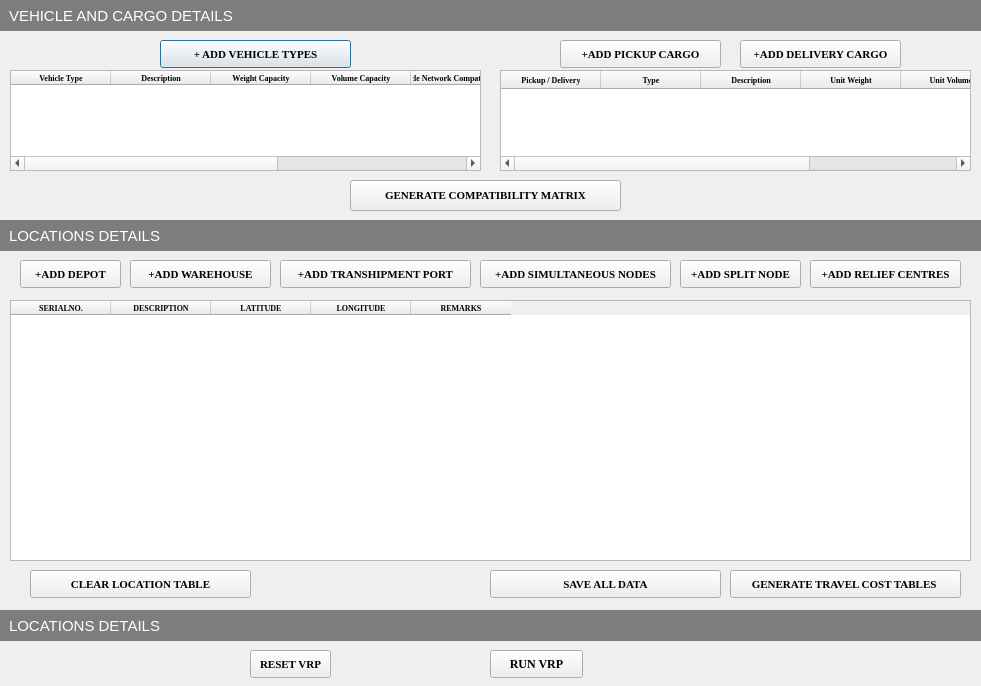
<?xml version="1.0" encoding="UTF-8"?>
<ui version="4.0">
 <class>NDMVRPDialogBase</class>
 <widget class="QDialog" name="NDMVRPDialogBase">
  <property name="geometry">
   <rect>
    <x>0</x>
    <y>0</y>
    <width>981</width>
    <height>686</height>
   </rect>
  </property>
  <property name="windowTitle">
   <string>NDMVRP</string>
  </property>
  <widget class="QPushButton" name="add_vehicle_type_pb">
   <property name="geometry">
    <rect>
     <x>160</x>
     <y>40</y>
     <width>191</width>
     <height>28</height>
    </rect>
   </property>
   <property name="font">
    <font>
     <family>Times New Roman</family>
     <pointsize>8</pointsize>
     <weight>75</weight>
     <bold>true</bold>
    </font>
   </property>
   <property name="text">
    <string>+ ADD VEHICLE TYPES</string>
   </property>
  </widget>
  <widget class="QPushButton" name="save_vehicle_cargo_data">
   <property name="geometry">
    <rect>
     <x>350</x>
     <y>180</y>
     <width>271</width>
     <height>31</height>
    </rect>
   </property>
   <property name="font">
    <font>
     <family>Times New Roman</family>
     <pointsize>8</pointsize>
     <weight>75</weight>
     <bold>true</bold>
    </font>
   </property>
   <property name="text">
    <string>GENERATE COMPATIBILITY MATRIX</string>
   </property>
  </widget>
  <widget class="QLabel" name="label_5">
   <property name="geometry">
    <rect>
     <x>0</x>
     <y>0</y>
     <width>981</width>
     <height>31</height>
    </rect>
   </property>
   <property name="sizePolicy">
    <sizepolicy hsizetype="Preferred" vsizetype="Fixed">
     <horstretch>0</horstretch>
     <verstretch>0</verstretch>
    </sizepolicy>
   </property>
   <property name="font">
    <font>
     <pointsize>11</pointsize>
    </font>
   </property>
   <property name="layoutDirection">
    <enum>Qt::LeftToRight</enum>
   </property>
   <property name="autoFillBackground">
    <bool>false</bool>
   </property>
   <property name="styleSheet">
    <string notr="true">QLabel{
text-align:center;
background:#7d7d7d;
color:#ffffff;
padding:5px;
}</string>
   </property>
   <property name="frameShape">
    <enum>QFrame::NoFrame</enum>
   </property>
   <property name="text">
    <string>VEHICLE AND CARGO DETAILS</string>
   </property>
   <property name="textFormat">
    <enum>Qt::MarkdownText</enum>
   </property>
   <property name="scaledContents">
    <bool>false</bool>
   </property>
  </widget>
  <widget class="QLabel" name="label_11">
   <property name="geometry">
    <rect>
     <x>0</x>
     <y>220</y>
     <width>981</width>
     <height>31</height>
    </rect>
   </property>
   <property name="sizePolicy">
    <sizepolicy hsizetype="Preferred" vsizetype="Fixed">
     <horstretch>0</horstretch>
     <verstretch>0</verstretch>
    </sizepolicy>
   </property>
   <property name="font">
    <font>
     <pointsize>11</pointsize>
    </font>
   </property>
   <property name="layoutDirection">
    <enum>Qt::LeftToRight</enum>
   </property>
   <property name="autoFillBackground">
    <bool>false</bool>
   </property>
   <property name="styleSheet">
    <string notr="true">QLabel{
text-align:center;
background:#7d7d7d;
color:#ffffff;
padding:5px;
}</string>
   </property>
   <property name="frameShape">
    <enum>QFrame::NoFrame</enum>
   </property>
   <property name="text">
    <string>LOCATIONS DETAILS</string>
   </property>
   <property name="textFormat">
    <enum>Qt::MarkdownText</enum>
   </property>
   <property name="scaledContents">
    <bool>false</bool>
   </property>
  </widget>
  <widget class="QTableWidget" name="cargo_details">
   <property name="geometry">
    <rect>
     <x>500</x>
     <y>70</y>
     <width>471</width>
     <height>101</height>
    </rect>
   </property>
   <property name="minimumSize">
    <size>
     <width>261</width>
     <height>0</height>
    </size>
   </property>
   <column>
    <property name="text">
     <string>Pickup / Delivery</string>
    </property>
    <property name="font">
     <font>
      <family>Times New Roman</family>
      <pointsize>6</pointsize>
      <weight>75</weight>
      <bold>true</bold>
     </font>
    </property>
   </column>
   <column>
    <property name="text">
     <string>Type</string>
    </property>
    <property name="font">
     <font>
      <family>Times New Roman</family>
      <pointsize>6</pointsize>
      <weight>75</weight>
      <bold>true</bold>
     </font>
    </property>
   </column>
   <column>
    <property name="text">
     <string>Description</string>
    </property>
    <property name="font">
     <font>
      <family>Times New Roman</family>
      <pointsize>6</pointsize>
      <weight>75</weight>
      <bold>true</bold>
     </font>
    </property>
   </column>
   <column>
    <property name="text">
     <string>Unit Weight</string>
    </property>
    <property name="font">
     <font>
      <family>Times New Roman</family>
      <pointsize>6</pointsize>
      <weight>75</weight>
      <bold>true</bold>
     </font>
    </property>
   </column>
   <column>
    <property name="text">
     <string>Unit Volume</string>
    </property>
    <property name="font">
     <font>
      <family>Times New Roman</family>
      <pointsize>6</pointsize>
      <weight>75</weight>
      <bold>true</bold>
     </font>
    </property>
   </column>
   <column>
    <property name="text">
     <string>Remarks / Comments</string>
    </property>
   </column>
  </widget>
  <widget class="QPushButton" name="add_pickup_cargo_pb">
   <property name="geometry">
    <rect>
     <x>560</x>
     <y>40</y>
     <width>161</width>
     <height>28</height>
    </rect>
   </property>
   <property name="font">
    <font>
     <family>Times New Roman</family>
     <pointsize>8</pointsize>
     <weight>75</weight>
     <bold>true</bold>
    </font>
   </property>
   <property name="text">
    <string>+ADD PICKUP CARGO</string>
   </property>
  </widget>
  <widget class="QTableWidget" name="vehicle_details">
   <property name="geometry">
    <rect>
     <x>10</x>
     <y>70</y>
     <width>471</width>
     <height>101</height>
    </rect>
   </property>
   <column>
    <property name="text">
     <string>Vehicle Type</string>
    </property>
    <property name="font">
     <font>
      <family>Times New Roman</family>
      <pointsize>6</pointsize>
      <weight>75</weight>
      <bold>true</bold>
     </font>
    </property>
   </column>
   <column>
    <property name="text">
     <string>Description</string>
    </property>
    <property name="font">
     <font>
      <family>Times New Roman</family>
      <pointsize>6</pointsize>
      <weight>75</weight>
      <bold>true</bold>
     </font>
    </property>
   </column>
   <column>
    <property name="text">
     <string>Weight Capacity</string>
    </property>
    <property name="font">
     <font>
      <family>Times New Roman</family>
      <pointsize>6</pointsize>
      <weight>75</weight>
      <bold>true</bold>
     </font>
    </property>
   </column>
   <column>
    <property name="text">
     <string>Volume Capacity</string>
    </property>
    <property name="font">
     <font>
      <family>Times New Roman</family>
      <pointsize>6</pointsize>
      <weight>75</weight>
      <bold>true</bold>
     </font>
    </property>
   </column>
   <column>
    <property name="text">
     <string>Vehicle Network Compatibility (OSM)</string>
    </property>
    <property name="font">
     <font>
      <family>Times New Roman</family>
      <pointsize>6</pointsize>
      <weight>75</weight>
      <bold>true</bold>
     </font>
    </property>
   </column>
   <column>
    <property name="text">
     <string>Need for return to Starting Depot</string>
    </property>
    <property name="font">
     <font>
      <family>Times New Roman</family>
      <pointsize>6</pointsize>
      <weight>75</weight>
      <bold>true</bold>
     </font>
    </property>
   </column>
   <column>
    <property name="text">
     <string>Remarks / Comments</string>
    </property>
    <property name="font">
     <font>
      <family>Times New Roman</family>
      <pointsize>6</pointsize>
      <weight>75</weight>
      <bold>true</bold>
     </font>
    </property>
   </column>
  </widget>
  <widget class="QPushButton" name="add_depot_pb">
   <property name="geometry">
    <rect>
     <x>20</x>
     <y>260</y>
     <width>101</width>
     <height>28</height>
    </rect>
   </property>
   <property name="font">
    <font>
     <family>Times New Roman</family>
     <pointsize>8</pointsize>
     <weight>75</weight>
     <bold>true</bold>
    </font>
   </property>
   <property name="text">
    <string>+ADD DEPOT</string>
   </property>
  </widget>
  <widget class="QPushButton" name="add_warehouse_pb">
   <property name="geometry">
    <rect>
     <x>130</x>
     <y>260</y>
     <width>141</width>
     <height>28</height>
    </rect>
   </property>
   <property name="font">
    <font>
     <family>Times New Roman</family>
     <pointsize>8</pointsize>
     <weight>75</weight>
     <bold>true</bold>
    </font>
   </property>
   <property name="text">
    <string>+ADD WAREHOUSE</string>
   </property>
  </widget>
  <widget class="QPushButton" name="add_transhipment_pb">
   <property name="geometry">
    <rect>
     <x>280</x>
     <y>260</y>
     <width>191</width>
     <height>28</height>
    </rect>
   </property>
   <property name="font">
    <font>
     <family>Times New Roman</family>
     <pointsize>8</pointsize>
     <weight>75</weight>
     <bold>true</bold>
    </font>
   </property>
   <property name="text">
    <string>+ADD TRANSHIPMENT PORT</string>
   </property>
  </widget>
  <widget class="QPushButton" name="add_split_node_pb">
   <property name="geometry">
    <rect>
     <x>680</x>
     <y>260</y>
     <width>121</width>
     <height>28</height>
    </rect>
   </property>
   <property name="font">
    <font>
     <family>Times New Roman</family>
     <pointsize>8</pointsize>
     <weight>75</weight>
     <bold>true</bold>
    </font>
   </property>
   <property name="text">
    <string>+ADD SPLIT NODE</string>
   </property>
  </widget>
  <widget class="QPushButton" name="add_simultaneous_nodes_pb">
   <property name="geometry">
    <rect>
     <x>480</x>
     <y>260</y>
     <width>191</width>
     <height>28</height>
    </rect>
   </property>
   <property name="font">
    <font>
     <family>Times New Roman</family>
     <pointsize>8</pointsize>
     <weight>75</weight>
     <bold>true</bold>
    </font>
   </property>
   <property name="text">
    <string>+ADD SIMULTANEOUS NODES</string>
   </property>
  </widget>
  <widget class="QPushButton" name="add_relief_center_pb">
   <property name="geometry">
    <rect>
     <x>810</x>
     <y>260</y>
     <width>151</width>
     <height>28</height>
    </rect>
   </property>
   <property name="font">
    <font>
     <family>Times New Roman</family>
     <pointsize>8</pointsize>
     <weight>75</weight>
     <bold>true</bold>
    </font>
   </property>
   <property name="text">
    <string>+ADD RELIEF CENTRES</string>
   </property>
  </widget>
  <widget class="QPushButton" name="save_depot_data_pb">
   <property name="geometry">
    <rect>
     <x>490</x>
     <y>570</y>
     <width>231</width>
     <height>28</height>
    </rect>
   </property>
   <property name="font">
    <font>
     <family>Times New Roman</family>
     <pointsize>8</pointsize>
     <weight>75</weight>
     <bold>true</bold>
    </font>
   </property>
   <property name="text">
    <string>SAVE ALL DATA</string>
   </property>
  </widget>
  <widget class="QTableWidget" name="depot_details">
   <property name="geometry">
    <rect>
     <x>10</x>
     <y>300</y>
     <width>961</width>
     <height>261</height>
    </rect>
   </property>
   <column>
    <property name="text">
     <string>SERIALNO.</string>
    </property>
    <property name="font">
     <font>
      <family>Times New Roman</family>
      <pointsize>6</pointsize>
      <weight>75</weight>
      <bold>true</bold>
     </font>
    </property>
   </column>
   <column>
    <property name="text">
     <string>DESCRIPTION</string>
    </property>
    <property name="font">
     <font>
      <family>Times New Roman</family>
      <pointsize>6</pointsize>
      <weight>75</weight>
      <bold>true</bold>
     </font>
    </property>
   </column>
   <column>
    <property name="text">
     <string>LATITUDE</string>
    </property>
    <property name="font">
     <font>
      <family>Times New Roman</family>
      <pointsize>6</pointsize>
      <weight>75</weight>
      <bold>true</bold>
     </font>
    </property>
   </column>
   <column>
    <property name="text">
     <string>LONGITUDE</string>
    </property>
    <property name="font">
     <font>
      <family>Times New Roman</family>
      <pointsize>6</pointsize>
      <weight>75</weight>
      <bold>true</bold>
     </font>
    </property>
   </column>
   <column>
    <property name="text">
     <string>REMARKS</string>
    </property>
    <property name="font">
     <font>
      <family>Times New Roman</family>
      <pointsize>6</pointsize>
      <weight>75</weight>
      <bold>true</bold>
     </font>
    </property>
   </column>
  </widget>
  <widget class="QPushButton" name="add_delivery_cargo_pb">
   <property name="geometry">
    <rect>
     <x>740</x>
     <y>40</y>
     <width>161</width>
     <height>28</height>
    </rect>
   </property>
   <property name="font">
    <font>
     <family>Times New Roman</family>
     <pointsize>8</pointsize>
     <weight>75</weight>
     <bold>true</bold>
    </font>
   </property>
   <property name="text">
    <string>+ADD DELIVERY CARGO</string>
   </property>
  </widget>
  <widget class="QPushButton" name="clear_location_table_pb">
   <property name="geometry">
    <rect>
     <x>30</x>
     <y>570</y>
     <width>221</width>
     <height>28</height>
    </rect>
   </property>
   <property name="font">
    <font>
     <family>Times New Roman</family>
     <pointsize>8</pointsize>
     <weight>75</weight>
     <bold>true</bold>
    </font>
   </property>
   <property name="text">
    <string>CLEAR LOCATION TABLE</string>
   </property>
  </widget>
  <widget class="QPushButton" name="distance_table_pb">
   <property name="geometry">
    <rect>
     <x>730</x>
     <y>570</y>
     <width>231</width>
     <height>28</height>
    </rect>
   </property>
   <property name="font">
    <font>
     <family>Times New Roman</family>
     <pointsize>8</pointsize>
     <weight>75</weight>
     <bold>true</bold>
    </font>
   </property>
   <property name="text">
    <string>GENERATE TRAVEL COST TABLES </string>
   </property>
  </widget>
  <widget class="QPushButton" name="save_depot_data_pb_3">
   <property name="geometry">
    <rect>
     <x>250</x>
     <y>650</y>
     <width>81</width>
     <height>28</height>
    </rect>
   </property>
   <property name="font">
    <font>
     <family>Times New Roman</family>
     <pointsize>8</pointsize>
     <weight>75</weight>
     <bold>true</bold>
    </font>
   </property>
   <property name="text">
    <string>RESET VRP</string>
   </property>
  </widget>
  <widget class="QLabel" name="label_12">
   <property name="geometry">
    <rect>
     <x>0</x>
     <y>610</y>
     <width>981</width>
     <height>31</height>
    </rect>
   </property>
   <property name="sizePolicy">
    <sizepolicy hsizetype="Preferred" vsizetype="Fixed">
     <horstretch>0</horstretch>
     <verstretch>0</verstretch>
    </sizepolicy>
   </property>
   <property name="font">
    <font>
     <pointsize>11</pointsize>
    </font>
   </property>
   <property name="layoutDirection">
    <enum>Qt::LeftToRight</enum>
   </property>
   <property name="autoFillBackground">
    <bool>false</bool>
   </property>
   <property name="styleSheet">
    <string notr="true">QLabel{
text-align:center;
background:#7d7d7d;
color:#ffffff;
padding:5px;
}</string>
   </property>
   <property name="frameShape">
    <enum>QFrame::NoFrame</enum>
   </property>
   <property name="text">
    <string>LOCATIONS DETAILS</string>
   </property>
   <property name="textFormat">
    <enum>Qt::MarkdownText</enum>
   </property>
   <property name="scaledContents">
    <bool>false</bool>
   </property>
  </widget>
  <widget class="QPushButton" name="run_vrp_pb">
   <property name="geometry">
    <rect>
     <x>490</x>
     <y>650</y>
     <width>93</width>
     <height>28</height>
    </rect>
   </property>
   <property name="font">
    <font>
     <family>Times New Roman</family>
     <weight>75</weight>
     <bold>true</bold>
    </font>
   </property>
   <property name="text">
    <string>RUN VRP</string>
   </property>
  </widget>
 </widget>
 <resources/>
 <connections/>
</ui>
